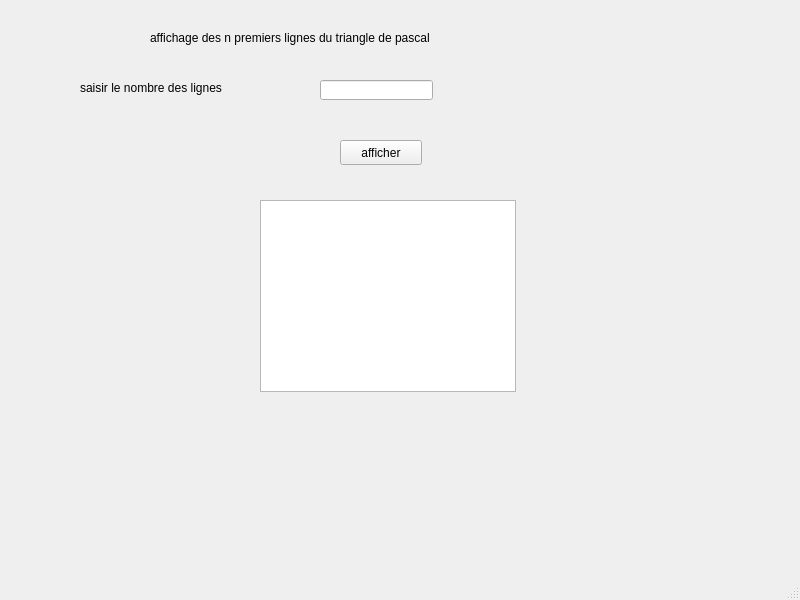
<?xml version="1.0" encoding="UTF-8"?>
<ui version="4.0">
 <class>afficher</class>
 <widget class="QMainWindow" name="afficher">
  <property name="geometry">
   <rect>
    <x>0</x>
    <y>0</y>
    <width>800</width>
    <height>600</height>
   </rect>
  </property>
  <property name="windowTitle">
   <string>MainWindow</string>
  </property>
  <widget class="QWidget" name="centralwidget">
   <widget class="QLabel" name="label">
    <property name="geometry">
     <rect>
      <x>150</x>
      <y>30</y>
      <width>611</width>
      <height>16</height>
     </rect>
    </property>
    <property name="text">
     <string>affichage des n premiers lignes du triangle de pascal</string>
    </property>
   </widget>
   <widget class="QPushButton" name="boutt">
    <property name="geometry">
     <rect>
      <x>340</x>
      <y>140</y>
      <width>82</width>
      <height>25</height>
     </rect>
    </property>
    <property name="text">
     <string>afficher</string>
    </property>
   </widget>
   <widget class="QLineEdit" name="nbl">
    <property name="geometry">
     <rect>
      <x>320</x>
      <y>80</y>
      <width>113</width>
      <height>20</height>
     </rect>
    </property>
   </widget>
   <widget class="QListWidget" name="matrice">
    <property name="geometry">
     <rect>
      <x>260</x>
      <y>200</y>
      <width>256</width>
      <height>192</height>
     </rect>
    </property>
   </widget>
   <widget class="QLabel" name="label_2">
    <property name="geometry">
     <rect>
      <x>80</x>
      <y>80</y>
      <width>181</width>
      <height>16</height>
     </rect>
    </property>
    <property name="text">
     <string>saisir le nombre des lignes</string>
    </property>
   </widget>
  </widget>
  <widget class="QMenuBar" name="menubar">
   <property name="geometry">
    <rect>
     <x>0</x>
     <y>0</y>
     <width>800</width>
     <height>27</height>
    </rect>
   </property>
  </widget>
  <widget class="QStatusBar" name="statusbar"/>
 </widget>
 <resources/>
 <connections/>
</ui>
